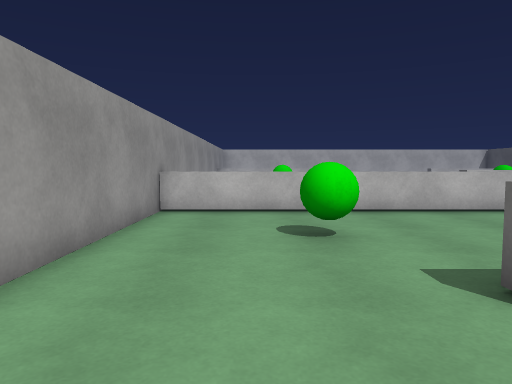
view 1 (above)

17 first-person views from a walk through a scene from a Unity 3-D project. The camera is 1.2 m above the floor, tilts 4° down and sees 70° across. The floor is counted in squares, 1 m on a side. Each view is taken from the middle of a square. On the plan, view 1 faces up. The plan holds only what a view shows up to about 15 squares ahead; the rest is blank. Surface patterns are stand-ins for the level's own textures.

view 2
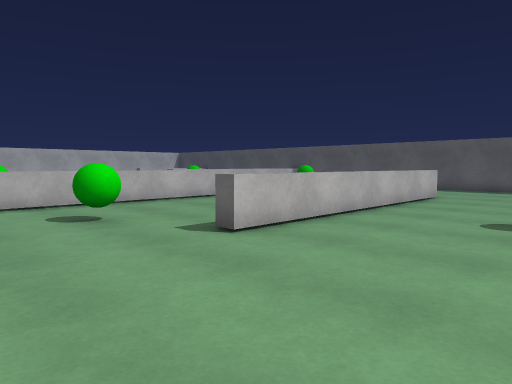

view 3
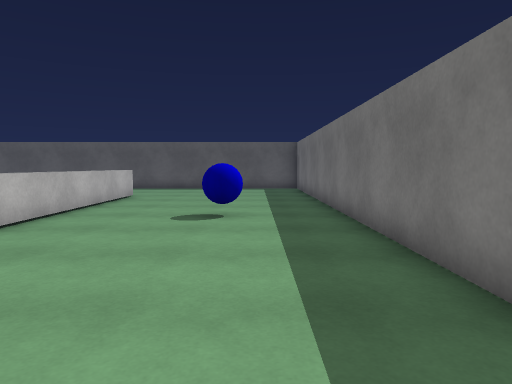

view 4
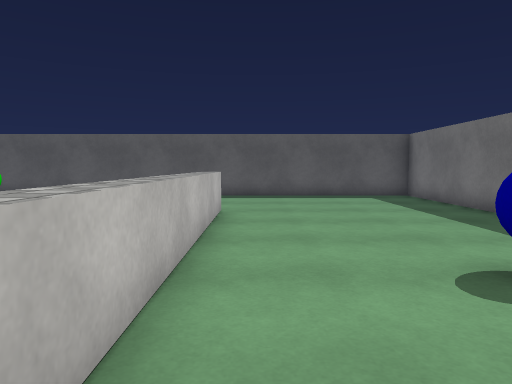

view 5
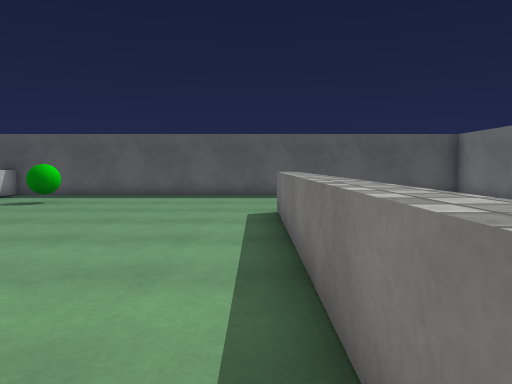

view 6
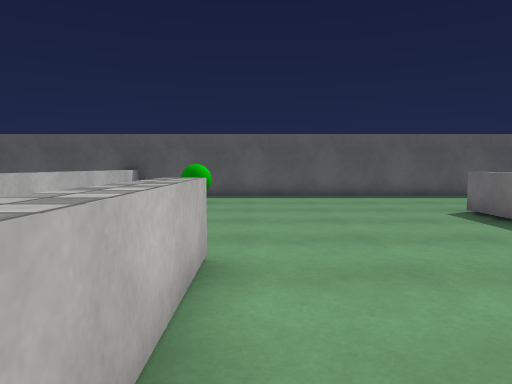

view 7
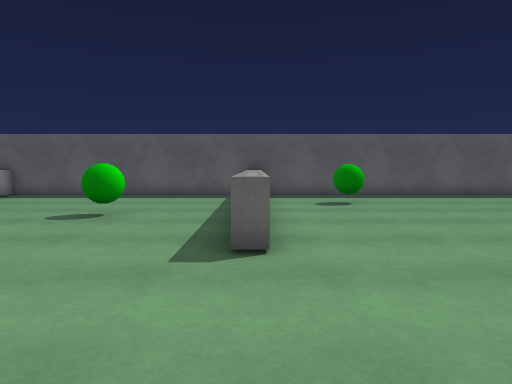

view 8
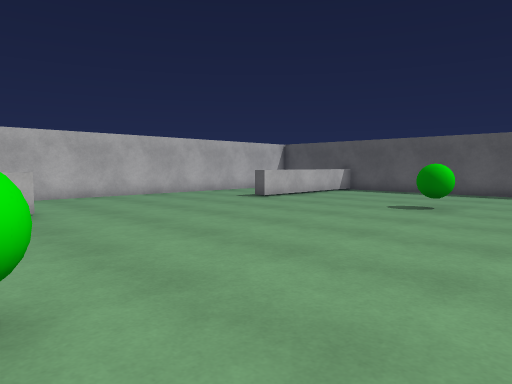

view 9
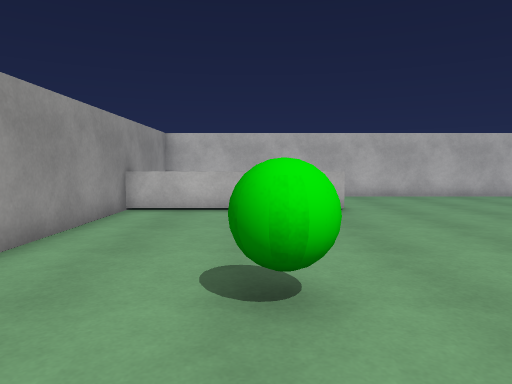

view 10
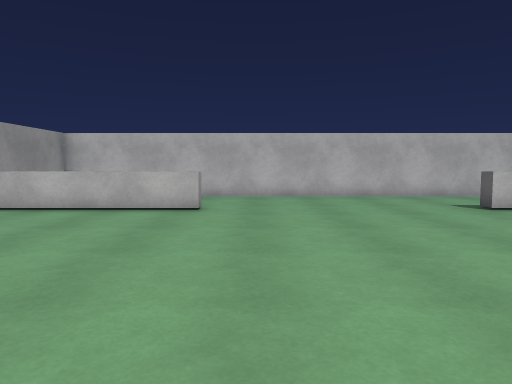

view 11
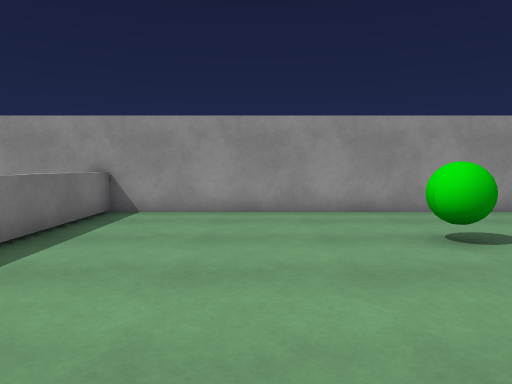

view 12
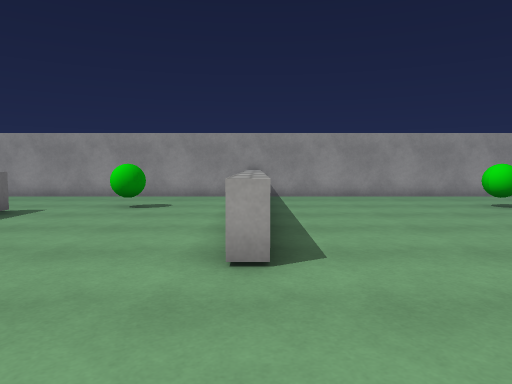

view 13
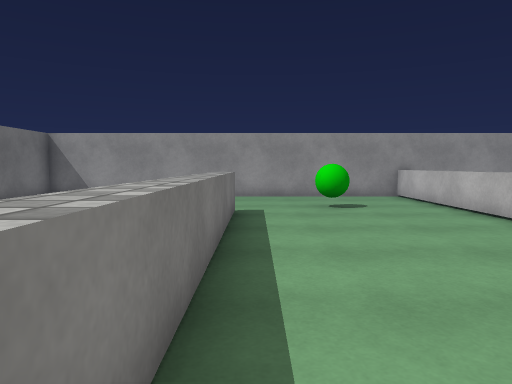

view 14
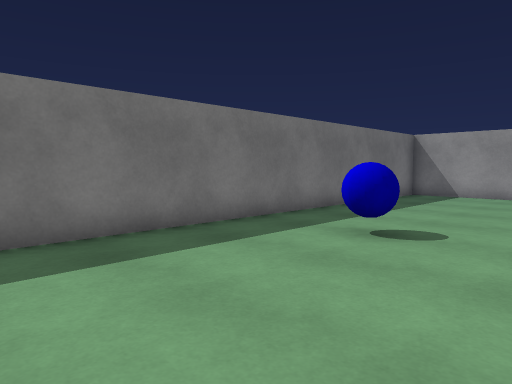

view 15
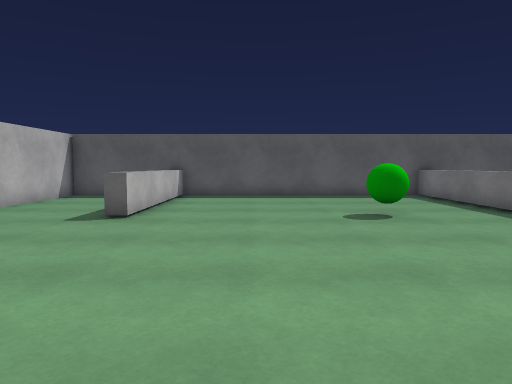

view 16
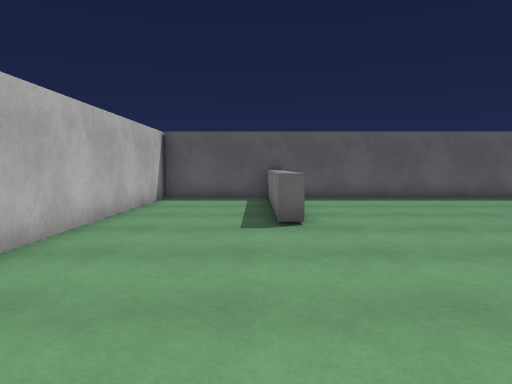

view 17
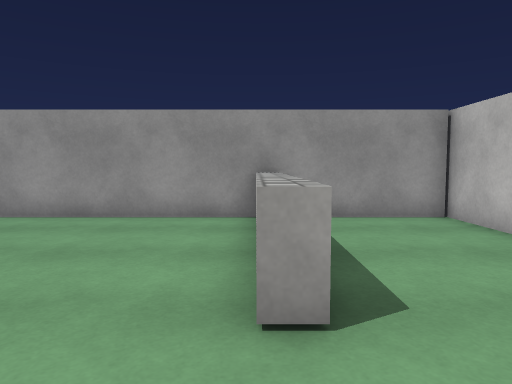

### Floor plan
Key: @ floor where view 1 was taken; # wall or solid block; . floor; ^ raised ledge.
Columns run from 3 left of view 1 to 18 right of it. Each row starts with its distance up from view 1.
 29 ######################
 28 #....................#
 27 #....................#
 26 #....................#
 25 #....................#
 24 #^^^^^^........^^^^^^#
 23 #....................#
 22 #....................#
 21 #....................#
 20 #....................#
 19 #....................#
 18 #..............#.....#
 17 #...^................#
 16 #....................#
 15 #....................#
 14 #..........^^^^^^^^^^#
 13 #....................#
 12 #....................#
 11 #.................#..#
 10 #^^^^^^^^^^..........#
  9 #....................#
  8 #....................#
  7 #....................#
  6 #...^................#
  5 #....................#
  4 #....................#
  3 #.....^^^^^^^^^^.....#
  2 #....................#
  1 #....................#
  0 #..@.................#
 -1 #.........#..........#
 -2 #....................#
 -3 #....................#
 -4 ######################

Positions as (right, up) in squares from view 1, and headings:
1: (0, 0), facing up
2: (-2, -2), facing up-right
3: (-2, -2), facing right
4: (3, 2), facing right
5: (3, 4), facing right
6: (3, 9), facing right
7: (3, 14), facing right
8: (1, 14), facing up-right
9: (1, 14), facing up
10: (5, 14), facing up
11: (7, 14), facing left
12: (12, 10), facing left
13: (12, 4), facing left
14: (13, 2), facing down-left
15: (3, 21), facing right
16: (4, 25), facing right
17: (6, 24), facing left
